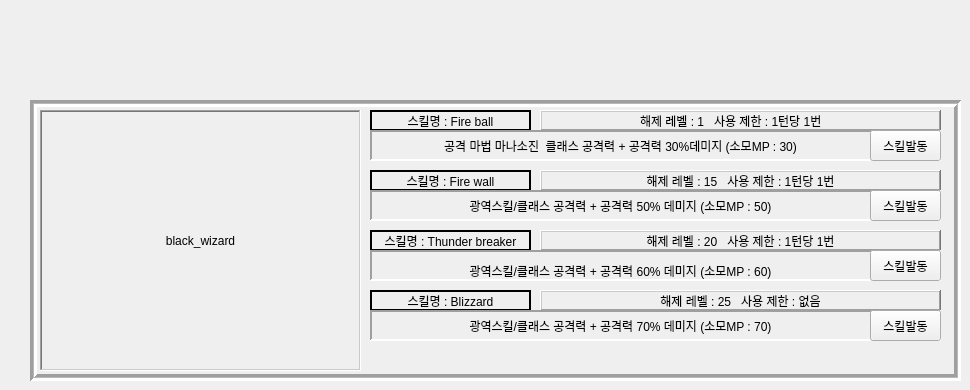
               <widget class="QWidget" name="page_8">
                <widget class="QFrame" name="frame_12">
                 <property name="geometry">
                  <rect>
                   <x>30</x>
                   <y>100</y>
                   <width>931</width>
                   <height>281</height>
                  </rect>
                 </property>
                 <property name="frameShape">
                  <enum>QFrame::Box</enum>
                 </property>
                 <property name="frameShadow">
                  <enum>QFrame::Sunken</enum>
                 </property>
                 <property name="lineWidth">
                  <number>3</number>
                 </property>
                 <property name="midLineWidth">
                  <number>1</number>
                 </property>
                 <widget class="QFrame" name="lb_frame_6">
                  <property name="geometry">
                   <rect>
                    <x>10</x>
                    <y>10</y>
                    <width>321</width>
                    <height>261</height>
                   </rect>
                  </property>
                  <property name="frameShape">
                   <enum>QFrame::WinPanel</enum>
                  </property>
                  <property name="frameShadow">
                   <enum>QFrame::Sunken</enum>
                  </property>
                  <property name="lineWidth">
                   <number>2</number>
                  </property>
                  <property name="midLineWidth">
                   <number>1</number>
                  </property>
                  <widget class="QLabel" name="gif_4">
                   <property name="geometry">
                    <rect>
                     <x>10</x>
                     <y>10</y>
                     <width>301</width>
                     <height>241</height>
                    </rect>
                   </property>
                   <property name="text">
                    <string>black_wizard</string>
                   </property>
                   <property name="alignment">
                    <set>Qt::AlignCenter</set>
                   </property>
                  </widget>
                 </widget>
                 <widget class="QFrame" name="frame_1_37">
                  <property name="geometry">
                   <rect>
                    <x>340</x>
                    <y>10</y>
                    <width>161</width>
                    <height>21</height>
                   </rect>
                  </property>
                  <property name="frameShape">
                   <enum>QFrame::WinPanel</enum>
                  </property>
                  <property name="frameShadow">
                   <enum>QFrame::Plain</enum>
                  </property>
                  <widget class="QLabel" name="skill_name_14">
                   <property name="geometry">
                    <rect>
                     <x>0</x>
                     <y>0</y>
                     <width>161</width>
                     <height>21</height>
                    </rect>
                   </property>
                   <property name="text">
                    <string>스킬명 : Fire ball</string>
                   </property>
                   <property name="alignment">
                    <set>Qt::AlignCenter</set>
                   </property>
                  </widget>
                 </widget>
                 <widget class="QFrame" name="frame_1_38">
                  <property name="geometry">
                   <rect>
                    <x>510</x>
                    <y>10</y>
                    <width>401</width>
                    <height>21</height>
                   </rect>
                  </property>
                  <property name="frameShape">
                   <enum>QFrame::WinPanel</enum>
                  </property>
                  <property name="frameShadow">
                   <enum>QFrame::Raised</enum>
                  </property>
                  <property name="lineWidth">
                   <number>1</number>
                  </property>
                  <widget class="QLabel" name="skill_info_14">
                   <property name="geometry">
                    <rect>
                     <x>100</x>
                     <y>0</y>
                     <width>401</width>
                     <height>21</height>
                    </rect>
                   </property>
                   <property name="text">
                    <string>해제 레벨 : 1   사용 제한 : 1턴당 1번</string>
                   </property>
                   <property name="alignment">
                    <set>Qt::AlignJustify|Qt::AlignVCenter</set>
                   </property>
                  </widget>
                 </widget>
                 <widget class="QFrame" name="frame_1_39">
                  <property name="geometry">
                   <rect>
                    <x>340</x>
                    <y>30</y>
                    <width>571</width>
                    <height>31</height>
                   </rect>
                  </property>
                  <property name="frameShape">
                   <enum>QFrame::Panel</enum>
                  </property>
                  <property name="frameShadow">
                   <enum>QFrame::Sunken</enum>
                  </property>
                  <property name="lineWidth">
                   <number>2</number>
                  </property>
                  <property name="midLineWidth">
                   <number>3</number>
                  </property>
                  <widget class="QPushButton" name="skill_btn_wizard_black_fire_ball">
                   <property name="geometry">
                    <rect>
                     <x>500</x>
                     <y>0</y>
                     <width>71</width>
                     <height>31</height>
                    </rect>
                   </property>
                   <property name="text">
                    <string>스킬발동</string>
                   </property>
                  </widget>
                  <widget class="QLabel" name="skill_info_1_13">
                   <property name="geometry">
                    <rect>
                     <x>10</x>
                     <y>5</y>
                     <width>481</width>
                     <height>21</height>
                    </rect>
                   </property>
                   <property name="text">
                    <string>공격 마법 마나소진  클래스 공격력 + 공격력 30%데미지 (소모MP : 30)</string>
                   </property>
                   <property name="alignment">
                    <set>Qt::AlignCenter</set>
                   </property>
                  </widget>
                 </widget>
                 <widget class="QFrame" name="frame_1_40">
                  <property name="geometry">
                   <rect>
                    <x>340</x>
                    <y>70</y>
                    <width>161</width>
                    <height>21</height>
                   </rect>
                  </property>
                  <property name="frameShape">
                   <enum>QFrame::WinPanel</enum>
                  </property>
                  <property name="frameShadow">
                   <enum>QFrame::Plain</enum>
                  </property>
                  <widget class="QLabel" name="skill_name_15">
                   <property name="geometry">
                    <rect>
                     <x>0</x>
                     <y>0</y>
                     <width>161</width>
                     <height>21</height>
                    </rect>
                   </property>
                   <property name="text">
                    <string>스킬명 : Fire wall</string>
                   </property>
                   <property name="alignment">
                    <set>Qt::AlignCenter</set>
                   </property>
                  </widget>
                 </widget>
                 <widget class="QFrame" name="frame_1_41">
                  <property name="geometry">
                   <rect>
                    <x>340</x>
                    <y>130</y>
                    <width>161</width>
                    <height>21</height>
                   </rect>
                  </property>
                  <property name="frameShape">
                   <enum>QFrame::WinPanel</enum>
                  </property>
                  <property name="frameShadow">
                   <enum>QFrame::Plain</enum>
                  </property>
                  <widget class="QLabel" name="skill_name_16">
                   <property name="geometry">
                    <rect>
                     <x>0</x>
                     <y>0</y>
                     <width>161</width>
                     <height>21</height>
                    </rect>
                   </property>
                   <property name="text">
                    <string>스킬명 : Thunder breaker</string>
                   </property>
                   <property name="alignment">
                    <set>Qt::AlignCenter</set>
                   </property>
                  </widget>
                 </widget>
                 <widget class="QFrame" name="frame_1_42">
                  <property name="geometry">
                   <rect>
                    <x>510</x>
                    <y>70</y>
                    <width>401</width>
                    <height>21</height>
                   </rect>
                  </property>
                  <property name="frameShape">
                   <enum>QFrame::WinPanel</enum>
                  </property>
                  <property name="frameShadow">
                   <enum>QFrame::Raised</enum>
                  </property>
                  <property name="lineWidth">
                   <number>1</number>
                  </property>
                  <widget class="QLabel" name="skill_info_15">
                   <property name="geometry">
                    <rect>
                     <x>0</x>
                     <y>0</y>
                     <width>401</width>
                     <height>21</height>
                    </rect>
                   </property>
                   <property name="text">
                    <string>해제 레벨 : 15   사용 제한 : 1턴당 1번</string>
                   </property>
                   <property name="alignment">
                    <set>Qt::AlignCenter</set>
                   </property>
                  </widget>
                 </widget>
                 <widget class="QFrame" name="frame_1_43">
                  <property name="geometry">
                   <rect>
                    <x>510</x>
                    <y>130</y>
                    <width>401</width>
                    <height>21</height>
                   </rect>
                  </property>
                  <property name="frameShape">
                   <enum>QFrame::WinPanel</enum>
                  </property>
                  <property name="frameShadow">
                   <enum>QFrame::Raised</enum>
                  </property>
                  <property name="lineWidth">
                   <number>1</number>
                  </property>
                  <widget class="QLabel" name="skill_info_16">
                   <property name="geometry">
                    <rect>
                     <x>0</x>
                     <y>0</y>
                     <width>401</width>
                     <height>21</height>
                    </rect>
                   </property>
                   <property name="text">
                    <string>해제 레벨 : 20   사용 제한 : 1턴당 1번</string>
                   </property>
                   <property name="alignment">
                    <set>Qt::AlignCenter</set>
                   </property>
                  </widget>
                 </widget>
                 <widget class="QFrame" name="frame_1_44">
                  <property name="geometry">
                   <rect>
                    <x>340</x>
                    <y>90</y>
                    <width>571</width>
                    <height>31</height>
                   </rect>
                  </property>
                  <property name="frameShape">
                   <enum>QFrame::Panel</enum>
                  </property>
                  <property name="frameShadow">
                   <enum>QFrame::Sunken</enum>
                  </property>
                  <property name="lineWidth">
                   <number>2</number>
                  </property>
                  <property name="midLineWidth">
                   <number>3</number>
                  </property>
                  <widget class="QPushButton" name="skill_btn_wizard_black_fire_wall">
                   <property name="geometry">
                    <rect>
                     <x>500</x>
                     <y>0</y>
                     <width>71</width>
                     <height>31</height>
                    </rect>
                   </property>
                   <property name="text">
                    <string>스킬발동</string>
                   </property>
                  </widget>
                  <widget class="QLabel" name="skill_info_1_14">
                   <property name="geometry">
                    <rect>
                     <x>10</x>
                     <y>5</y>
                     <width>481</width>
                     <height>21</height>
                    </rect>
                   </property>
                   <property name="text">
                    <string>광역스킬/클래스 공격력 + 공격력 50% 데미지 (소모MP : 50)</string>
                   </property>
                   <property name="alignment">
                    <set>Qt::AlignCenter</set>
                   </property>
                  </widget>
                 </widget>
                 <widget class="QFrame" name="frame_1_45">
                  <property name="geometry">
                   <rect>
                    <x>340</x>
                    <y>150</y>
                    <width>571</width>
                    <height>31</height>
                   </rect>
                  </property>
                  <property name="frameShape">
                   <enum>QFrame::Panel</enum>
                  </property>
                  <property name="frameShadow">
                   <enum>QFrame::Sunken</enum>
                  </property>
                  <property name="lineWidth">
                   <number>2</number>
                  </property>
                  <property name="midLineWidth">
                   <number>3</number>
                  </property>
                  <widget class="QPushButton" name="skill_btn_wizard_black_thunder_breaker">
                   <property name="geometry">
                    <rect>
                     <x>500</x>
                     <y>0</y>
                     <width>71</width>
                     <height>31</height>
                    </rect>
                   </property>
                   <property name="text">
                    <string>스킬발동</string>
                   </property>
                  </widget>
                  <widget class="QLabel" name="skill_info_1_15">
                   <property name="geometry">
                    <rect>
                     <x>10</x>
                     <y>10</y>
                     <width>481</width>
                     <height>21</height>
                    </rect>
                   </property>
                   <property name="text">
                    <string>광역스킬/클래스 공격력 + 공격력 60% 데미지 (소모MP : 60)</string>
                   </property>
                   <property name="alignment">
                    <set>Qt::AlignCenter</set>
                   </property>
                  </widget>
                 </widget>
                 <widget class="QFrame" name="frame_1_48">
                  <property name="geometry">
                   <rect>
                    <x>340</x>
                    <y>190</y>
                    <width>161</width>
                    <height>21</height>
                   </rect>
                  </property>
                  <property name="frameShape">
                   <enum>QFrame::WinPanel</enum>
                  </property>
                  <property name="frameShadow">
                   <enum>QFrame::Plain</enum>
                  </property>
                  <widget class="QLabel" name="skill_name_17">
                   <property name="geometry">
                    <rect>
                     <x>0</x>
                     <y>0</y>
                     <width>161</width>
                     <height>21</height>
                    </rect>
                   </property>
                   <property name="text">
                    <string>스킬명 : Blizzard</string>
                   </property>
                   <property name="alignment">
                    <set>Qt::AlignCenter</set>
                   </property>
                  </widget>
                 </widget>
                 <widget class="QFrame" name="frame_1_46">
                  <property name="geometry">
                   <rect>
                    <x>510</x>
                    <y>190</y>
                    <width>401</width>
                    <height>21</height>
                   </rect>
                  </property>
                  <property name="frameShape">
                   <enum>QFrame::WinPanel</enum>
                  </property>
                  <property name="frameShadow">
                   <enum>QFrame::Raised</enum>
                  </property>
                  <property name="lineWidth">
                   <number>1</number>
                  </property>
                  <widget class="QLabel" name="skill_info_17">
                   <property name="geometry">
                    <rect>
                     <x>0</x>
                     <y>0</y>
                     <width>401</width>
                     <height>21</height>
                    </rect>
                   </property>
                   <property name="text">
                    <string>해제 레벨 : 25   사용 제한 : 없음</string>
                   </property>
                   <property name="alignment">
                    <set>Qt::AlignCenter</set>
                   </property>
                  </widget>
                 </widget>
                 <widget class="QFrame" name="frame_1_47">
                  <property name="geometry">
                   <rect>
                    <x>340</x>
                    <y>210</y>
                    <width>571</width>
                    <height>31</height>
                   </rect>
                  </property>
                  <property name="frameShape">
                   <enum>QFrame::Panel</enum>
                  </property>
                  <property name="frameShadow">
                   <enum>QFrame::Sunken</enum>
                  </property>
                  <property name="lineWidth">
                   <number>2</number>
                  </property>
                  <property name="midLineWidth">
                   <number>3</number>
                  </property>
                  <widget class="QPushButton" name="skill_btn_wizard_black_blizzard">
                   <property name="geometry">
                    <rect>
                     <x>500</x>
                     <y>0</y>
                     <width>71</width>
                     <height>31</height>
                    </rect>
                   </property>
                   <property name="text">
                    <string>스킬발동</string>
                   </property>
                  </widget>
                  <widget class="QLabel" name="skill_info_1_16">
                   <property name="geometry">
                    <rect>
                     <x>10</x>
                     <y>5</y>
                     <width>481</width>
                     <height>21</height>
                    </rect>
                   </property>
                   <property name="text">
                    <string>광역스킬/클래스 공격력 + 공격력 70% 데미지 (소모MP : 70)</string>
                   </property>
                   <property name="alignment">
                    <set>Qt::AlignCenter</set>
                   </property>
                  </widget>
                 </widget>
                 <widget class="QLabel" name="label_200">
                  <property name="geometry">
                   <rect>
                    <x>420</x>
                    <y>230</y>
                    <width>41</width>
                    <height>41</height>
                   </rect>
                  </property>
                  <property name="text">
                   <string/>
                  </property>
                  <property name="pixmap">
                   <pixmap>../../../../Downloads/Map_tile_134.png</pixmap>
                  </property>
                  <property name="scaledContents">
                   <bool>true</bool>
                  </property>
                 </widget>
                 <widget class="QLabel" name="label_194">
                  <property name="geometry">
                   <rect>
                    <x>340</x>
                    <y>230</y>
                    <width>41</width>
                    <height>41</height>
                   </rect>
                  </property>
                  <property name="text">
                   <string/>
                  </property>
                  <property name="pixmap">
                   <pixmap>../../../../Downloads/Map_tile_134.png</pixmap>
                  </property>
                  <property name="scaledContents">
                   <bool>true</bool>
                  </property>
                 </widget>
                 <widget class="QLabel" name="label_197">
                  <property name="geometry">
                   <rect>
                    <x>820</x>
                    <y>230</y>
                    <width>41</width>
                    <height>41</height>
                   </rect>
                  </property>
                  <property name="text">
                   <string/>
                  </property>
                  <property name="pixmap">
                   <pixmap>../../../../Downloads/Map_tile_134.png</pixmap>
                  </property>
                  <property name="scaledContents">
                   <bool>true</bool>
                  </property>
                 </widget>
                 <widget class="QLabel" name="label_196">
                  <property name="geometry">
                   <rect>
                    <x>620</x>
                    <y>230</y>
                    <width>41</width>
                    <height>41</height>
                   </rect>
                  </property>
                  <property name="text">
                   <string/>
                  </property>
                  <property name="pixmap">
                   <pixmap>../../../../Downloads/Map_tile_134.png</pixmap>
                  </property>
                  <property name="scaledContents">
                   <bool>true</bool>
                  </property>
                 </widget>
                 <widget class="QLabel" name="label_198">
                  <property name="geometry">
                   <rect>
                    <x>460</x>
                    <y>230</y>
                    <width>41</width>
                    <height>41</height>
                   </rect>
                  </property>
                  <property name="text">
                   <string/>
                  </property>
                  <property name="pixmap">
                   <pixmap>../../../../Downloads/Map_tile_134.png</pixmap>
                  </property>
                  <property name="scaledContents">
                   <bool>true</bool>
                  </property>
                 </widget>
                 <widget class="QLabel" name="label_143">
                  <property name="geometry">
                   <rect>
                    <x>540</x>
                    <y>230</y>
                    <width>41</width>
                    <height>41</height>
                   </rect>
                  </property>
                  <property name="text">
                   <string/>
                  </property>
                  <property name="pixmap">
                   <pixmap>../../../../Downloads/Map_tile_134.png</pixmap>
                  </property>
                  <property name="scaledContents">
                   <bool>true</bool>
                  </property>
                 </widget>
                 <widget class="QLabel" name="label_192">
                  <property name="geometry">
                   <rect>
                    <x>660</x>
                    <y>230</y>
                    <width>41</width>
                    <height>41</height>
                   </rect>
                  </property>
                  <property name="text">
                   <string/>
                  </property>
                  <property name="pixmap">
                   <pixmap>../../../../Downloads/Map_tile_134.png</pixmap>
                  </property>
                  <property name="scaledContents">
                   <bool>true</bool>
                  </property>
                 </widget>
                 <widget class="QLabel" name="label_191">
                  <property name="geometry">
                   <rect>
                    <x>380</x>
                    <y>230</y>
                    <width>41</width>
                    <height>41</height>
                   </rect>
                  </property>
                  <property name="text">
                   <string/>
                  </property>
                  <property name="pixmap">
                   <pixmap>../../../../Downloads/Map_tile_134.png</pixmap>
                  </property>
                  <property name="scaledContents">
                   <bool>true</bool>
                  </property>
                 </widget>
                 <widget class="QLabel" name="label_193">
                  <property name="geometry">
                   <rect>
                    <x>780</x>
                    <y>230</y>
                    <width>41</width>
                    <height>41</height>
                   </rect>
                  </property>
                  <property name="text">
                   <string/>
                  </property>
                  <property name="pixmap">
                   <pixmap>../../../../Downloads/Map_tile_134.png</pixmap>
                  </property>
                  <property name="scaledContents">
                   <bool>true</bool>
                  </property>
                 </widget>
                 <widget class="QLabel" name="label_199">
                  <property name="geometry">
                   <rect>
                    <x>700</x>
                    <y>230</y>
                    <width>41</width>
                    <height>41</height>
                   </rect>
                  </property>
                  <property name="text">
                   <string/>
                  </property>
                  <property name="pixmap">
                   <pixmap>../../../../Downloads/Map_tile_134.png</pixmap>
                  </property>
                  <property name="scaledContents">
                   <bool>true</bool>
                  </property>
                 </widget>
                 <widget class="QLabel" name="label_195">
                  <property name="geometry">
                   <rect>
                    <x>500</x>
                    <y>230</y>
                    <width>41</width>
                    <height>41</height>
                   </rect>
                  </property>
                  <property name="text">
                   <string/>
                  </property>
                  <property name="pixmap">
                   <pixmap>../../../../Downloads/Map_tile_134.png</pixmap>
                  </property>
                  <property name="scaledContents">
                   <bool>true</bool>
                  </property>
                 </widget>
                 <widget class="QLabel" name="label_190">
                  <property name="geometry">
                   <rect>
                    <x>740</x>
                    <y>230</y>
                    <width>41</width>
                    <height>41</height>
                   </rect>
                  </property>
                  <property name="text">
                   <string/>
                  </property>
                  <property name="pixmap">
                   <pixmap>../../../../Downloads/Map_tile_134.png</pixmap>
                  </property>
                  <property name="scaledContents">
                   <bool>true</bool>
                  </property>
                 </widget>
                 <widget class="QLabel" name="label_142">
                  <property name="geometry">
                   <rect>
                    <x>580</x>
                    <y>230</y>
                    <width>41</width>
                    <height>41</height>
                   </rect>
                  </property>
                  <property name="text">
                   <string/>
                  </property>
                  <property name="pixmap">
                   <pixmap>../../../../Downloads/Map_tile_134.png</pixmap>
                  </property>
                  <property name="scaledContents">
                   <bool>true</bool>
                  </property>
                 </widget>
                 <widget class="QLabel" name="label_201">
                  <property name="geometry">
                   <rect>
                    <x>860</x>
                    <y>230</y>
                    <width>41</width>
                    <height>41</height>
                   </rect>
                  </property>
                  <property name="text">
                   <string/>
                  </property>
                  <property name="pixmap">
                   <pixmap>../../../../Downloads/Map_tile_134.png</pixmap>
                  </property>
                  <property name="scaledContents">
                   <bool>true</bool>
                  </property>
                 </widget>
                </widget>
               </widget>
